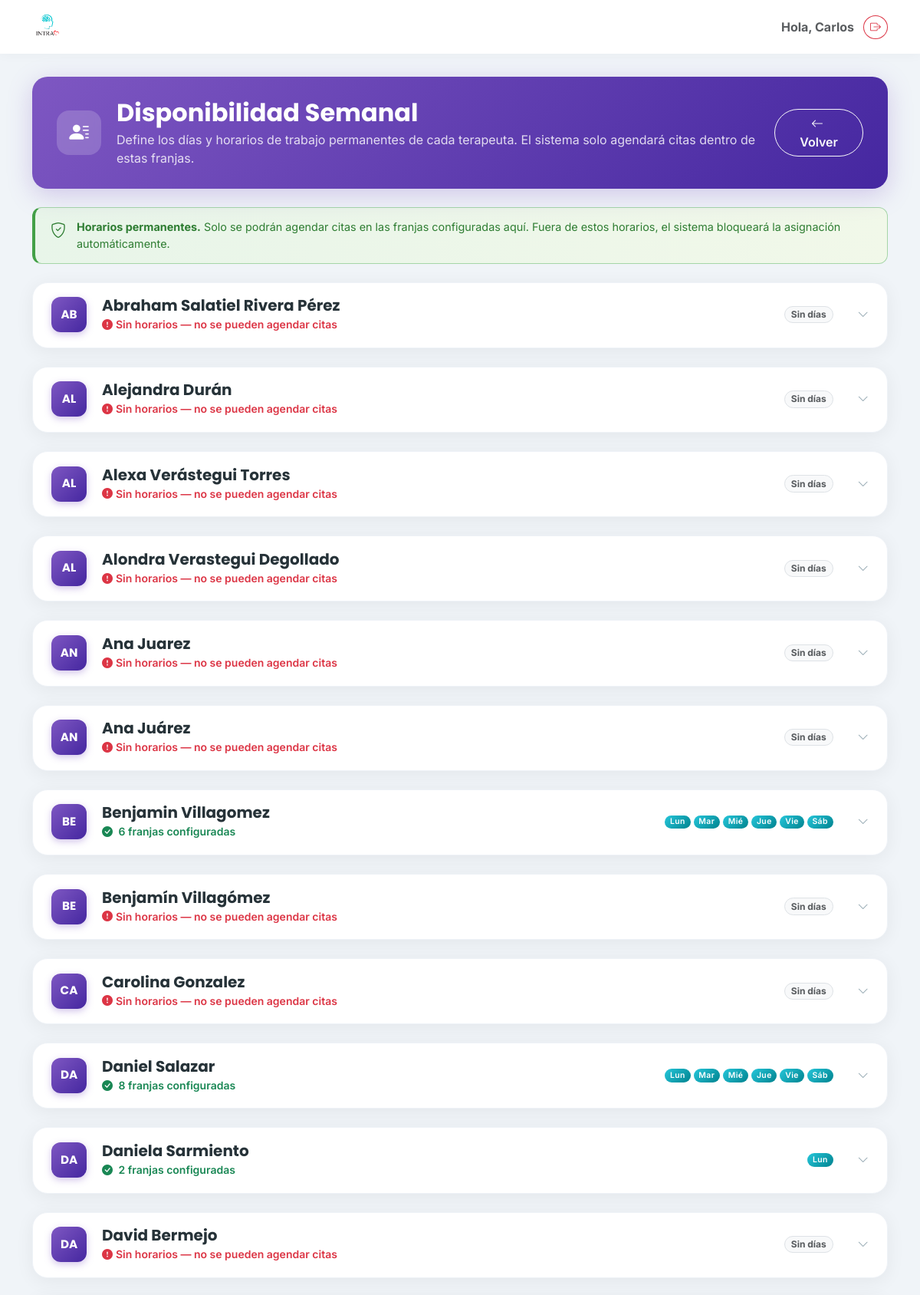
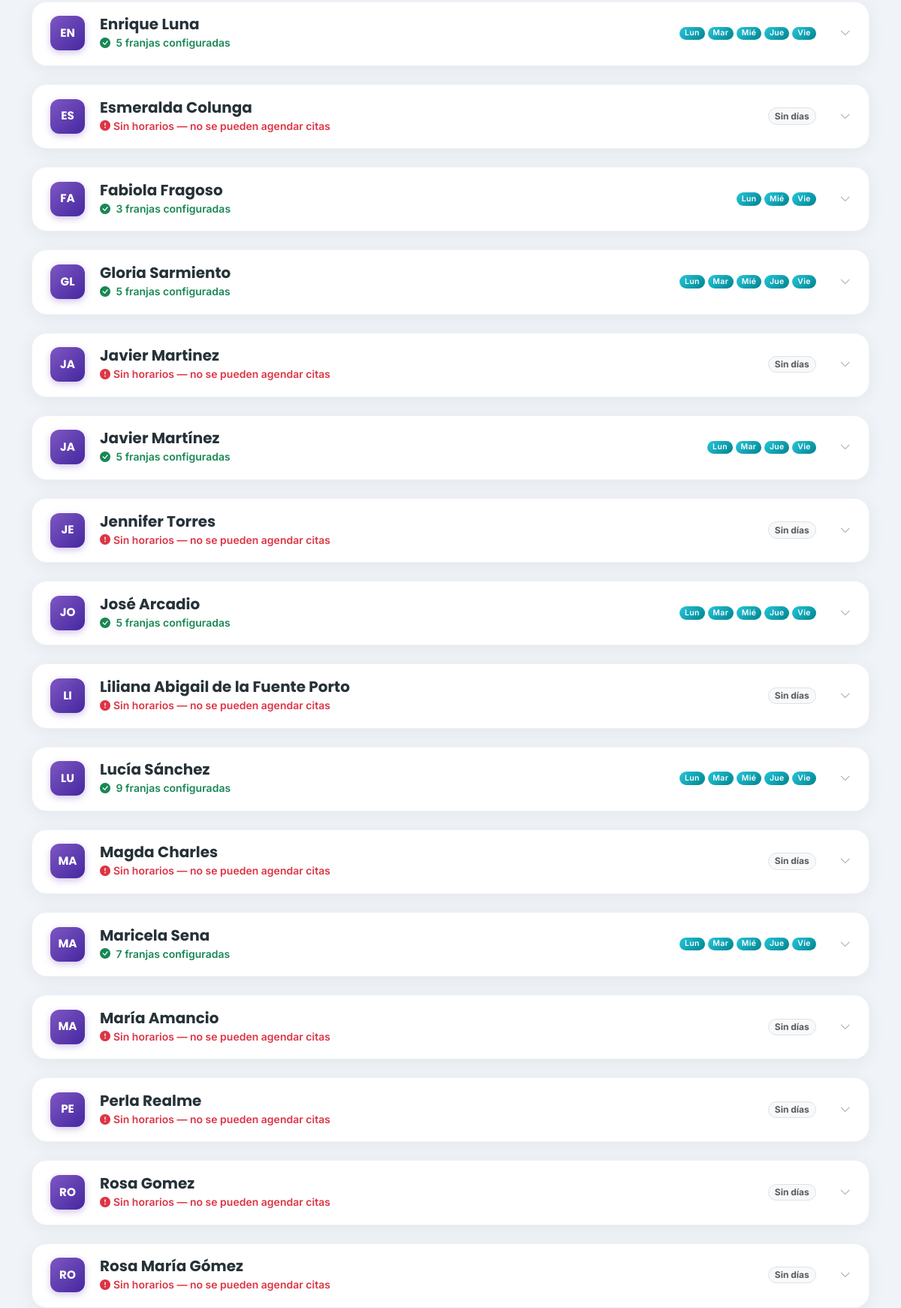
The app's page /disponibilidad/ (signed in, upper part) with its own data (2 pictures, top to bottom).
### clinica/models.py (models this page shows, shortened)
class Terapeuta(models.Model):
    usuario = models.OneToOneField(User, on_delete=models.SET_NULL, null=True, blank=True, related_name='perfil_terapeuta')
    nombre = models.CharField(max_length=100)
    activo = models.BooleanField(default=True)

### clinica/views.py (the view)
# urls.py: path('disponibilidad/', clinica_views.disponibilidad_semanal, name='disponibilidad_semanal'),
@login_required
def disponibilidad_semanal(request):
    terapeutas = Terapeuta.objects.filter(activo=True).order_by('nombre')
    terapeutas_data = []
    for t in terapeutas:
        horarios_qs = list(Horario.objects.filter(terapeuta=t).order_by('dia', 'hora_inicio'))
        dias_data = []
        for dia_num, dia_nombre in DIAS_SEMANA:
            slots = [h for h in horarios_qs if h.dia == dia_num]
            dias_data.append({'num': dia_num, 'nombre': dia_nombre, 'slots': slots})
        terapeutas_data.append({
            'terapeuta': t,
            'dias': dias_data,
            'total': len(horarios_qs),
        })
    return render(request, 'clinica/disponibilidad_semanal.html', {
        'terapeutas_data': terapeutas_data,
    })

### clinica/templates/clinica/disponibilidad_semanal.html (shortened to what this page needs)
{% extends 'clinica/base.html' %}
{% load static %}
{% block content %}
<div class="row mb-4">
    <div class="col-12">
        <div class="disp-hero animate__animated animate__fadeInDown">
            <div class="disp-hero-icon">
                <i class="bi bi-person-lines-fill"></i>
            </div>
            <div class="flex-grow-1">
                <h2 class="fw-bold mb-1" style="font-family:'Poppins',sans-serif;">Disponibilidad Semanal</h2>
                <p class="mb-0" style="opacity:0.82;">
                    Define los días y horarios de trabajo permanentes de cada terapeuta.
                    El sistema solo agendará citas dentro de estas franjas.
                </p>
            </div>
            <a href="{% url 'home' %}" class="btn btn-outline-light rounded-pill fw-semibold px-4">
                <i class="bi bi-arrow-left me-1"></i> Volver
            </a>
        </div>
    </div>
</div>
<div class="disp-info-banner mb-4">
    <i class="bi bi-shield-check fs-5"></i>
    <span>
        <strong>Horarios permanentes.</strong>
        Solo se podrán agendar citas en las franjas configuradas aquí.
        Fuera de estos horarios, el sistema bloqueará la asignación automáticamente.
    </span>
</div>
{% for td in terapeutas_data %}
<div class="disp-card mb-4 animate__animated animate__fadeInUp" style="animation-delay: {{ forloop.counter0 }}00ms;">
    <div class="disp-card-head"
         data-bs-toggle="collapse"
         data-bs-target="#disp-{{ td.terapeuta.id }}"
         aria-expanded="false"
         aria-controls="disp-{{ td.terapeuta.id }}">
        <div class="disp-avatar">{{ td.terapeuta.nombre|slice:":2"|upper }}</div>
        <div class="flex-grow-1 ms-1">
            <h5 class="mb-0 fw-bold" style="font-family:'Poppins',sans-serif; color:#263238;">
                {{ td.terapeuta.nombre }}
            </h5>
            {% if td.total > 0 %}
            <small class="text-success fw-semibold">
                <i class="bi bi-check-circle-fill me-1"></i>
                {{ td.total }} franja{% if td.total != 1 %}s{% endif %} configurada{% if td.total != 1 %}s{% endif %}
            </small>
            {% else %}
            <small class="text-danger fw-semibold">
                <i class="bi bi-exclamation-circle-fill me-1"></i>Sin horarios — no se pueden agendar citas
            </small>
            {% endif %}
        </div>
        <div class="d-none d-lg-flex gap-1 flex-wrap align-items-center">
            {% for dia in td.dias %}
                {% if dia.slots %}
                <span class="badge rounded-pill disp-day-badge">{{ dia.nombre|slice:":3" }}</span>
                {% endif %}
            {% endfor %}
            {% if td.total == 0 %}
            <span class="badge rounded-pill text-bg-light border text-muted">Sin días</span>
            {% endif %}
        </div>
        <i class="bi bi-chevron-down disp-chevron ms-3"></i>
    </div>
</div>
{% endfor %}
{% endblock %}

### clinica/templates/clinica/base.html (shortened to what this page needs)
{% load static %}
<!DOCTYPE html>
<html lang="es">
<head>
    <link href="https://cdn.jsdelivr.net/npm/bootstrap@5.3.0/dist/css/bootstrap.min.css" rel="stylesheet">
    <link rel="stylesheet" href="https://cdn.jsdelivr.net/npm/bootstrap-icons@1.10.5/font/bootstrap-icons.css">
</head>
<body>
    <nav class="navbar navbar-expand-lg fixed-top">
        <div class="container">
            <a class="navbar-brand d-flex align-items-center" href="{% url 'home' %}">
               <img src="{% static 'clinica/images/logo.png' %}" alt="Logo INTRA" class="me-2">
            </a>
            <div class="d-flex align-items-center gap-2">
                <span class="me-1 text-muted fw-bold d-none d-md-block">
                    Hola, {{ user.username|title }}
                </span>
<form action="{% url 'logout' %}" method="post">
                    <button type="submit" class="btn btn-outline-danger btn-sm rounded-circle" title="Cerrar Sesión">
                        <i class="bi bi-box-arrow-right"></i>
                    </button>
                </form>
            </div>
        </div>
    </nav>
    <div class="container" style="margin-top: 100px;">
        {% block content %}
        {% endblock %}
    </div>
</body>
<link href="https://cdn.jsdelivr.net/npm/select2@4.1.0-rc.0/dist/css/select2.min.css" rel="stylesheet" />
<link rel="stylesheet" href="https://cdn.jsdelivr.net/npm/select2-bootstrap-5-theme@1.3.0/dist/select2-bootstrap-5-theme.min.css" />
</html>

### clinica/templates/clinica/base.html (style rules this page uses)
:root { --intra-primary: #26C6DA; --intra-secondary: #EF5350; --intra-dark: #37474F; --intra-light: #F0F4F8; --intra-white: #FFFFFF; }
body { background-color: var(--intra-light); font-family: 'Inter', sans-serif; color: var(--intra-dark); }
h1, h2, h3, h4, h5, .navbar-brand { font-family: 'Poppins', sans-serif; }
.navbar { background-color: var(--intra-white); box-shadow: 0 2px 15px rgba(0,0,0,0.03); padding-top: 10px; padding-bottom: 10px; }
.navbar-brand img { height: 40px; width: auto; }

### clinica/templates/clinica/disponibilidad_semanal.html (style rules this page uses)
.disp-hero { background: linear-gradient(135deg, #7E57C2 0%, #4527A0 100%); border-radius: 1.25rem; padding: 1.75rem 2rem; display: flex; align-items: center; gap: 1.25rem; color: #fff; box-shadow: 0 8px 32px rgba(126,87,194,.28); }
.disp-hero-icon { width: 58px; height: 58px; background: rgba(255,255,255,.18); border-radius: 1rem; display: flex; align-items: center; justify-content: center; font-size: 1.6rem; flex-shrink: 0; backdrop-filter: blur(4px); }
.disp-info-banner { background: linear-gradient(90deg,#E8F5E9,#F1F8E9); border: 1px solid #A5D6A7; border-left: 4px solid #43A047; border-radius: .75rem; padding: .875rem 1.25rem; display: flex; align-items: flex-start; gap: .875rem; color: #2E7D32; font-size: .9rem; }
.disp-card { background: #fff; border-radius: 1.25rem; border: 1px solid #EEF2F7; box-shadow: 0 4px 24px rgba(0,0,0,.06); overflow: hidden; transition: box-shadow .25s; }
.disp-card-head { padding: 1.1rem 1.5rem; display: flex; align-items: center; gap: 1rem; cursor: pointer; user-select: none; transition: background .2s; border-bottom: 1px solid transparent; }
.disp-avatar { width: 46px; height: 46px; border-radius: 12px; background: linear-gradient(135deg,#7E57C2,#4527A0); color: #fff; font-family: 'Poppins', sans-serif; font-weight: 700; font-size: .95rem; display: flex; align-items: center; justify-content: center; flex-shrink: 0; box-shadow: 0 3px 10px rgba(126,87,194,.35); }
.disp-day-badge { background: linear-gradient(135deg,#26C6DA,#00838F); color: #fff; font-size: .65rem; font-weight: 600; letter-spacing: .04em; }
.disp-chevron { color: #90A4AE; font-size: .9rem; transition: transform .3s cubic-bezier(.34,1.56,.64,1); flex-shrink: 0; }

### records on screen
Terapeuta: terapeuta.nombre "AB", terapeuta.nombre "Abraham Salatiel Rivera Pérez", shows "Sin horarios — no se pueden agendar citas", shows "Sin días"
Terapeuta: terapeuta.nombre "AL", terapeuta.nombre "Alejandra Durán", shows "Sin horarios — no se pueden agendar citas", shows "Sin días"
Terapeuta: terapeuta.nombre "AL", terapeuta.nombre "Alexa Verástegui Torres", shows "Sin horarios — no se pueden agendar citas", shows "Sin días"
Terapeuta: terapeuta.nombre "AL", terapeuta.nombre "Alondra Verastegui Degollado", shows "Sin horarios — no se pueden agendar citas", shows "Sin días"
Terapeuta: terapeuta.nombre "AN", terapeuta.nombre "Ana Juarez", shows "Sin horarios — no se pueden agendar citas", shows "Sin días"
Terapeuta: terapeuta.nombre "AN", terapeuta.nombre "Ana Juárez", shows "Sin horarios — no se pueden agendar citas", shows "Sin días"
Terapeuta: terapeuta.nombre "BE", terapeuta.nombre "Benjamin Villagomez", total "6", shows "s", nombre "Lun" "Mar" "Mié" "Jue" "Vie" "Sáb"
Terapeuta: terapeuta.nombre "BE", terapeuta.nombre "Benjamín Villagómez", shows "Sin horarios — no se pueden agendar citas", shows "Sin días"
Terapeuta: terapeuta.nombre "CA", terapeuta.nombre "Carolina Gonzalez", shows "Sin horarios — no se pueden agendar citas", shows "Sin días"
Terapeuta: terapeuta.nombre "DA", terapeuta.nombre "Daniel Salazar", total "8", shows "s", nombre "Lun" "Mar" "Mié" "Jue" "Vie" "Sáb"
Terapeuta: terapeuta.nombre "DA", terapeuta.nombre "Daniela Sarmiento", total "2", shows "s", nombre "Lun"
Terapeuta: terapeuta.nombre "DA", terapeuta.nombre "David Bermejo", shows "Sin horarios — no se pueden agendar citas", shows "Sin días"
Terapeuta: terapeuta.nombre "EN", terapeuta.nombre "Enrique Luna", total "5", shows "s", nombre "Lun" "Mar" "Mié" "Jue" "Vie"
Terapeuta: terapeuta.nombre "ES", terapeuta.nombre "Esmeralda Colunga", shows "Sin horarios — no se pueden agendar citas", shows "Sin días"
Terapeuta: terapeuta.nombre "FA", terapeuta.nombre "Fabiola Fragoso", total "3", nombre "Lun" "Mié" "Vie"
Terapeuta: terapeuta.nombre "GL", terapeuta.nombre "Gloria Sarmiento", total "5", shows "s", nombre "Lun" "Mar" "Mié" "Jue" "Vie"
Terapeuta: terapeuta.nombre "JA", terapeuta.nombre "Javier Martinez", shows "Sin horarios — no se pueden agendar citas", shows "Sin días"

### other values on screen
{{ user.username|title }} "Carlos"
